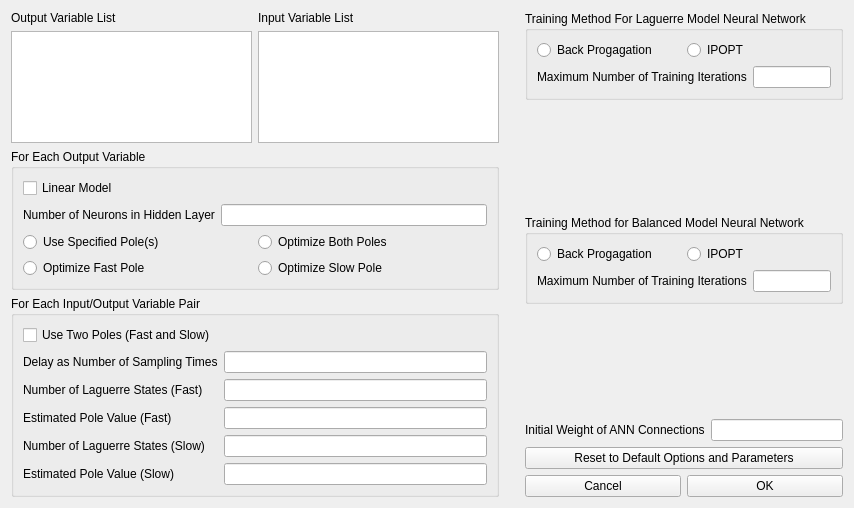
<?xml version="1.0" encoding="UTF-8"?>
<ui version="4.0">
 <class>dabnetParamDlg</class>
 <widget class="QDialog" name="dabnetParamDlg">
  <property name="geometry">
   <rect>
    <x>0</x>
    <y>0</y>
    <width>854</width>
    <height>508</height>
   </rect>
  </property>
  <property name="windowTitle">
   <string>DABNet DRM Parameter Dialog</string>
  </property>
  <layout class="QGridLayout" name="gridLayout_5">
   <item row="0" column="2">
    <layout class="QVBoxLayout" name="verticalLayout_4">
     <item>
      <widget class="QGroupBox" name="groupBox_MethodForLaguerre">
       <property name="title">
        <string>Training Method For Laguerre Model Neural Network</string>
       </property>
       <layout class="QGridLayout" name="gridLayout_3">
        <item row="1" column="0">
         <layout class="QFormLayout" name="formLayout_5">
          <item row="0" column="0">
           <widget class="QLabel" name="label_LaguerreMaxIterations">
            <property name="text">
             <string>Maximum Number of Training Iterations</string>
            </property>
           </widget>
          </item>
          <item row="0" column="1">
           <widget class="QLineEdit" name="lineEdit_LaguerreMaxIterations"/>
          </item>
         </layout>
        </item>
        <item row="0" column="0">
         <layout class="QHBoxLayout" name="horizontalLayout_2">
          <item>
           <widget class="QRadioButton" name="radioButton_LaguerreBP">
            <property name="text">
             <string>Back Progagation</string>
            </property>
           </widget>
          </item>
          <item>
           <widget class="QRadioButton" name="radioButton_LaguerreIPOPT">
            <property name="text">
             <string>IPOPT</string>
            </property>
           </widget>
          </item>
         </layout>
        </item>
       </layout>
      </widget>
     </item>
     <item>
      <spacer name="verticalSpacer">
       <property name="orientation">
        <enum>Qt::Vertical</enum>
       </property>
       <property name="sizeHint" stdset="0">
        <size>
         <width>18</width>
         <height>18</height>
        </size>
       </property>
      </spacer>
     </item>
     <item>
      <widget class="QGroupBox" name="groupBox_MethodForBalanced">
       <property name="title">
        <string>Training Method for Balanced Model Neural Network</string>
       </property>
       <layout class="QGridLayout" name="gridLayout_4">
        <item row="0" column="0">
         <layout class="QHBoxLayout" name="horizontalLayout_3">
          <item>
           <widget class="QRadioButton" name="radioButton_BalancedBP">
            <property name="text">
             <string>Back Progagation</string>
            </property>
           </widget>
          </item>
          <item>
           <widget class="QRadioButton" name="radioButton_BalancedIPOPT">
            <property name="text">
             <string>IPOPT</string>
            </property>
           </widget>
          </item>
         </layout>
        </item>
        <item row="1" column="0">
         <layout class="QFormLayout" name="formLayout_4">
          <item row="0" column="0">
           <widget class="QLabel" name="label_BalancedMaxIterations">
            <property name="text">
             <string>Maximum Number of Training Iterations</string>
            </property>
           </widget>
          </item>
          <item row="0" column="1">
           <widget class="QLineEdit" name="lineEdit_BalancedMaxIterations"/>
          </item>
         </layout>
        </item>
       </layout>
      </widget>
     </item>
     <item>
      <spacer name="verticalSpacer_2">
       <property name="orientation">
        <enum>Qt::Vertical</enum>
       </property>
       <property name="sizeHint" stdset="0">
        <size>
         <width>17</width>
         <height>17</height>
        </size>
       </property>
      </spacer>
     </item>
     <item>
      <layout class="QFormLayout" name="formLayout_6">
       <item row="0" column="0">
        <widget class="QLabel" name="label_InitialWeight">
         <property name="text">
          <string>Initial Weight of ANN Connections</string>
         </property>
        </widget>
       </item>
       <item row="0" column="1">
        <widget class="QLineEdit" name="lineEdit_InitialWeight"/>
       </item>
      </layout>
     </item>
     <item>
      <widget class="QPushButton" name="pushButton_ResetToDefault">
       <property name="text">
        <string>Reset to Default Options and Parameters</string>
       </property>
       <property name="autoDefault">
        <bool>false</bool>
       </property>
      </widget>
     </item>
     <item>
      <layout class="QHBoxLayout" name="horizontalLayout_4">
       <item>
        <widget class="QPushButton" name="pushButton_Cancel">
         <property name="text">
          <string>Cancel</string>
         </property>
         <property name="autoDefault">
          <bool>false</bool>
         </property>
        </widget>
       </item>
       <item>
        <widget class="QPushButton" name="pushButton_OK">
         <property name="text">
          <string>OK</string>
         </property>
         <property name="autoDefault">
          <bool>false</bool>
         </property>
        </widget>
       </item>
      </layout>
     </item>
    </layout>
   </item>
   <item row="0" column="0">
    <layout class="QVBoxLayout" name="verticalLayout_3">
     <item>
      <layout class="QHBoxLayout" name="horizontalLayout">
       <item>
        <layout class="QVBoxLayout" name="verticalLayout">
         <item>
          <widget class="QLabel" name="label_OutputList">
           <property name="text">
            <string>Output Variable List</string>
           </property>
          </widget>
         </item>
         <item>
          <widget class="QListWidget" name="listWidget_OutputList"/>
         </item>
        </layout>
       </item>
       <item>
        <layout class="QVBoxLayout" name="verticalLayout_2">
         <item>
          <widget class="QLabel" name="label_InputList">
           <property name="text">
            <string>Input Variable List</string>
           </property>
          </widget>
         </item>
         <item>
          <widget class="QListWidget" name="listWidget_InputList"/>
         </item>
        </layout>
       </item>
      </layout>
     </item>
     <item>
      <widget class="QGroupBox" name="groupBox_ForEachOutput">
       <property name="title">
        <string>For Each Output Variable</string>
       </property>
       <layout class="QGridLayout" name="gridLayout">
        <item row="2" column="0">
         <layout class="QGridLayout" name="gridLayout_6">
          <item row="0" column="0">
           <widget class="QRadioButton" name="radioButton_UseSpecifiedPoleValue">
            <property name="text">
             <string>Use Specified Pole(s)</string>
            </property>
           </widget>
          </item>
          <item row="0" column="1">
           <widget class="QRadioButton" name="radioButton_OptimizeBothPoles">
            <property name="text">
             <string>Optimize Both Poles</string>
            </property>
           </widget>
          </item>
          <item row="1" column="0">
           <widget class="QRadioButton" name="radioButton_OptimizeFastPole">
            <property name="text">
             <string>Optimize Fast Pole</string>
            </property>
           </widget>
          </item>
          <item row="1" column="1">
           <widget class="QRadioButton" name="radioButton_OptimizeSlowPole">
            <property name="text">
             <string>Optimize Slow Pole</string>
            </property>
           </widget>
          </item>
         </layout>
        </item>
        <item row="1" column="0">
         <layout class="QFormLayout" name="formLayout">
          <item row="0" column="0">
           <widget class="QLabel" name="label_NumberOfNeurons">
            <property name="text">
             <string>Number of Neurons in Hidden Layer</string>
            </property>
           </widget>
          </item>
          <item row="0" column="1">
           <widget class="QLineEdit" name="lineEdit_NumberOfNeurons"/>
          </item>
         </layout>
        </item>
        <item row="0" column="0">
         <widget class="QCheckBox" name="checkBox_LinearModel">
          <property name="text">
           <string>Linear Model</string>
          </property>
         </widget>
        </item>
       </layout>
      </widget>
     </item>
     <item>
      <widget class="QGroupBox" name="groupBox_ForEachInput">
       <property name="title">
        <string>For Each Input/Output Variable Pair</string>
       </property>
       <layout class="QGridLayout" name="gridLayout_2">
        <item row="0" column="0">
         <widget class="QCheckBox" name="checkBox_Use2Poles">
          <property name="text">
           <string>Use Two Poles (Fast and Slow)</string>
          </property>
         </widget>
        </item>
        <item row="3" column="0">
         <layout class="QFormLayout" name="formLayout_3">
          <property name="fieldGrowthPolicy">
           <enum>QFormLayout::AllNonFixedFieldsGrow</enum>
          </property>
          <item row="1" column="0">
           <widget class="QLabel" name="label_NumberOfLaguerreStates">
            <property name="text">
             <string>Number of Laguerre States (Fast)</string>
            </property>
           </widget>
          </item>
          <item row="1" column="1">
           <widget class="QLineEdit" name="lineEdit_NumberOfLaguerreStates"/>
          </item>
          <item row="2" column="0">
           <widget class="QLabel" name="label_EstimatedPoleValue">
            <property name="text">
             <string>Estimated Pole Value (Fast)</string>
            </property>
           </widget>
          </item>
          <item row="2" column="1">
           <widget class="QLineEdit" name="lineEdit_EstimatedPoleValue"/>
          </item>
          <item row="3" column="0">
           <widget class="QLabel" name="label_NumberOfLaguerreStates2">
            <property name="text">
             <string>Number of Laguerre States (Slow)</string>
            </property>
           </widget>
          </item>
          <item row="3" column="1">
           <widget class="QLineEdit" name="lineEdit_NumberOfLaguerreStates2"/>
          </item>
          <item row="4" column="0">
           <widget class="QLabel" name="label_EstimatedPoleValue2">
            <property name="text">
             <string>Estimated Pole Value (Slow)</string>
            </property>
           </widget>
          </item>
          <item row="4" column="1">
           <widget class="QLineEdit" name="lineEdit_EstimatedPoleValue2"/>
          </item>
          <item row="0" column="0">
           <widget class="QLabel" name="label_NumberOfDelays">
            <property name="text">
             <string>Delay as Number of Sampling Times</string>
            </property>
           </widget>
          </item>
          <item row="0" column="1">
           <widget class="QLineEdit" name="lineEdit_NumberOfDelays"/>
          </item>
         </layout>
        </item>
       </layout>
      </widget>
     </item>
    </layout>
   </item>
   <item row="0" column="1">
    <spacer name="horizontalSpacer">
     <property name="orientation">
      <enum>Qt::Horizontal</enum>
     </property>
     <property name="sizeType">
      <enum>QSizePolicy::Minimum</enum>
     </property>
     <property name="sizeHint" stdset="0">
      <size>
       <width>20</width>
       <height>20</height>
      </size>
     </property>
    </spacer>
   </item>
  </layout>
 </widget>
 <tabstops>
  <tabstop>listWidget_OutputList</tabstop>
  <tabstop>listWidget_InputList</tabstop>
  <tabstop>checkBox_LinearModel</tabstop>
  <tabstop>lineEdit_NumberOfNeurons</tabstop>
  <tabstop>radioButton_UseSpecifiedPoleValue</tabstop>
  <tabstop>radioButton_OptimizeBothPoles</tabstop>
  <tabstop>radioButton_OptimizeFastPole</tabstop>
  <tabstop>radioButton_OptimizeSlowPole</tabstop>
  <tabstop>checkBox_Use2Poles</tabstop>
  <tabstop>lineEdit_NumberOfDelays</tabstop>
  <tabstop>lineEdit_NumberOfLaguerreStates</tabstop>
  <tabstop>lineEdit_EstimatedPoleValue</tabstop>
  <tabstop>lineEdit_NumberOfLaguerreStates2</tabstop>
  <tabstop>lineEdit_EstimatedPoleValue2</tabstop>
  <tabstop>radioButton_LaguerreBP</tabstop>
  <tabstop>radioButton_LaguerreIPOPT</tabstop>
  <tabstop>lineEdit_LaguerreMaxIterations</tabstop>
  <tabstop>radioButton_BalancedBP</tabstop>
  <tabstop>radioButton_BalancedIPOPT</tabstop>
  <tabstop>lineEdit_BalancedMaxIterations</tabstop>
  <tabstop>lineEdit_InitialWeight</tabstop>
  <tabstop>pushButton_ResetToDefault</tabstop>
  <tabstop>pushButton_Cancel</tabstop>
  <tabstop>pushButton_OK</tabstop>
 </tabstops>
 <resources/>
 <connections/>
</ui>
